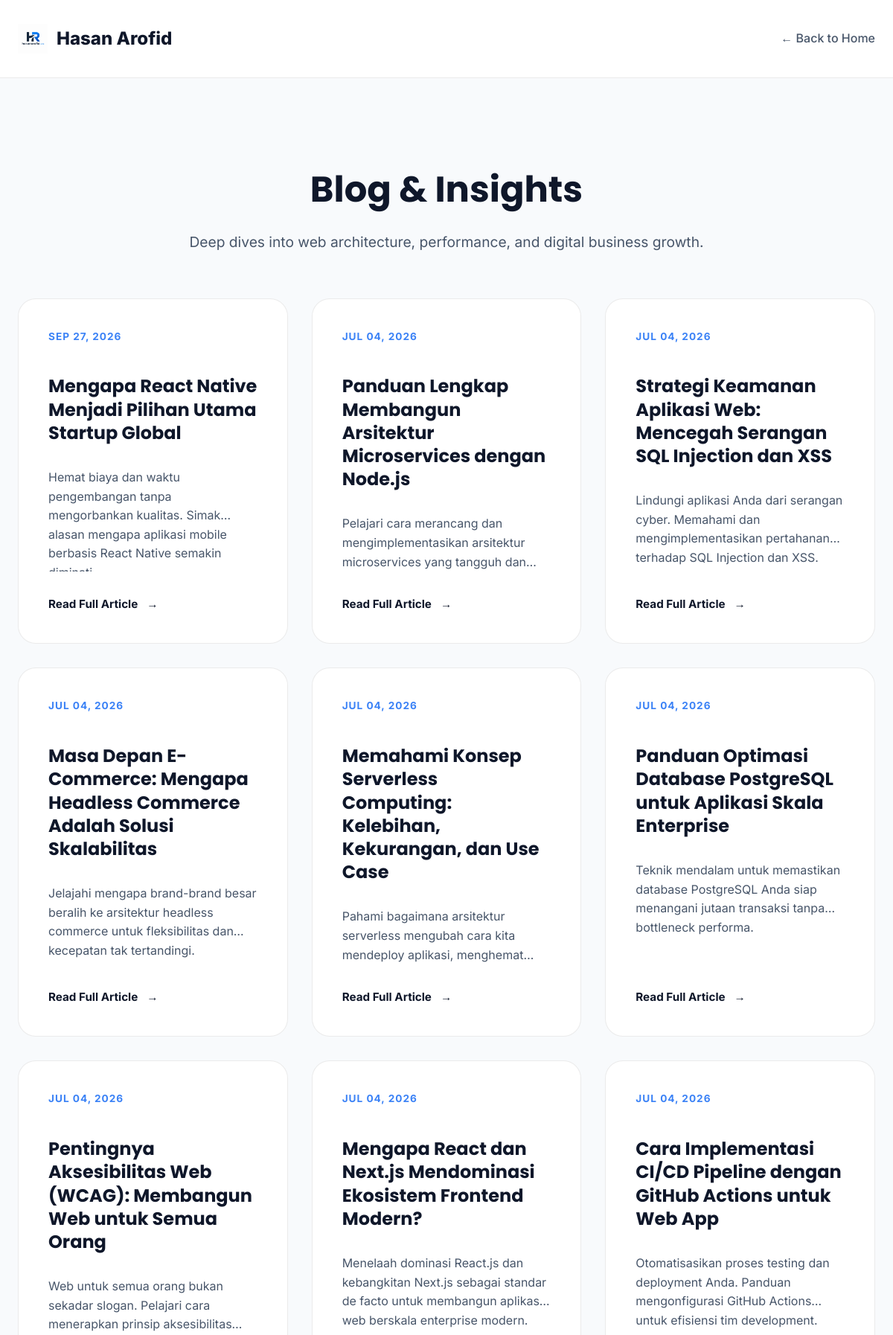
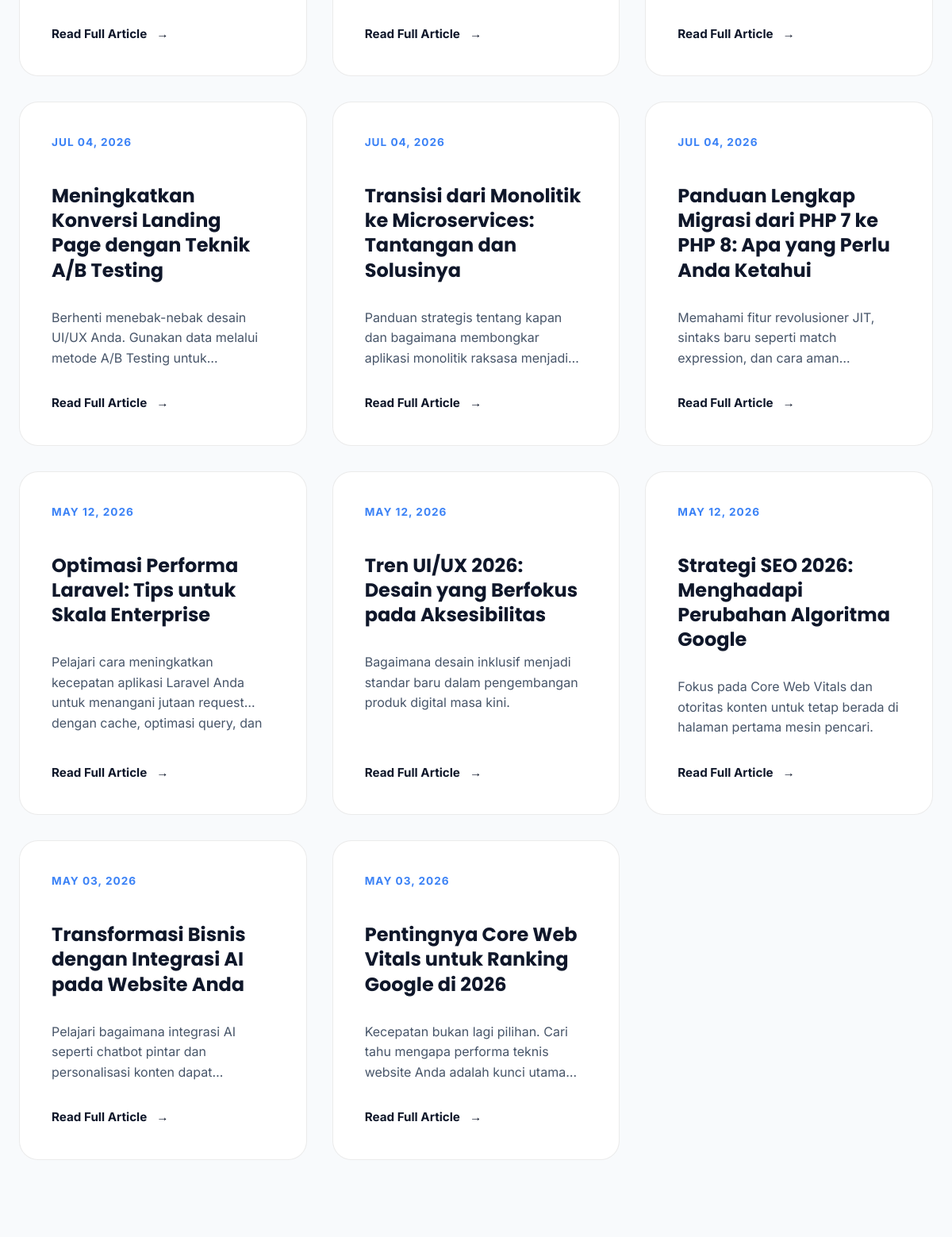
The app's page /articles.php (upper part) with its own data (2 pictures, top to bottom).
### tables this page shows
CREATE TABLE articles (id INTEGER PRIMARY KEY AUTOINCREMENT, title TEXT, slug TEXT UNIQUE, content TEXT, excerpt TEXT, meta_title TEXT, meta_description TEXT, image_url TEXT, created_at DATETIME DEFAULT (datetime('now')), status TEXT DEFAULT 'published');

### articles.php (the view, shortened to what this page needs)
<?php
$dbFile = __DIR__ . '/stats.db';
try {
    $db = new PDO('sqlite:' . $dbFile);
    $db->setAttribute(PDO::ATTR_ERRMODE, PDO::ERRMODE_EXCEPTION);
    $articles = $db->query("SELECT * FROM articles WHERE status = 'published' ORDER BY created_at DESC")->fetchAll(PDO::FETCH_ASSOC);
} catch (PDOException $e) { die("Database connection failed."); }
$lang = $_SESSION['lang'] ?? 'en';
$translations = [
    'en' => [
        'title' => 'Blog & Insights',
        'subtitle' => 'Deep dives into web architecture, performance, and digital business growth.',
        'back' => 'Back to Home',
        'read_more' => 'Read Full Article',
        'no_articles' => 'No articles found.'
    ],
    'id' => [
        'title' => 'Blog & Wawasan',
        'subtitle' => 'Pembahasan mendalam tentang arsitektur web, performa, dan pertumbuhan bisnis digital.',
        'back' => 'Kembali ke Beranda',
        'read_more' => 'Baca Selengkapnya',
        'no_articles' => 'Tidak ada artikel ditemukan.'
    ]
];
$t = $translations[$lang];
?>
<!DOCTYPE html>
<html lang="<?= $lang ?>">
<head>
</head>
<body>
    <nav>
        <div class="container nav-content">
            <a href="/" class="logo">
                <img src="images/logohasanarofid.png" alt="Logo">
                <span>Hasan Arofid</span>
            </a>
            <a href="/" class="back-link">← <?= $t['back'] ?></a>
        </div>
    </nav>
    <div class="container">
        <header>
            <h1><?= $t['title'] ?></h1>
            <p class="subtitle"><?= $t['subtitle'] ?></p>
        </header>
        <div class="article-grid">
            <?php if (empty($articles)): ?>
                <p style="text-align: center; grid-column: 1/-1; padding: 40px; color: var(--text-muted);"><?= $t['no_articles'] ?></p>
            <?php else: ?>
                <?php foreach ($articles as $a): ?>
                <a href="/blog/<?= $a['slug'] ?>" class="article-card">
                    <span class="article-date"><?= date('M d, Y', strtotime($a['created_at'])) ?></span>
                    <h3><?= htmlspecialchars($a['title']) ?></h3>
                    <p><?= htmlspecialchars($a['excerpt']) ?></p>
                    <span class="article-link"><?= $t['read_more'] ?> <span>→</span></span>
                </a>
                <?php endforeach; ?>
            <?php endif; ?>
        </div>
    </div>
</body>
</html>

### articles.php (style rules this page uses)
:root { --bg: #f8fafc; --surface: #ffffff; --border: rgba(0,0,0,0.08); --text: #0f172a; --text-muted: #475569; --accent: #3b82f6; --gradient: linear-gradient(135deg, #3b82f6 0%, #8b5cf6 100%); }
body { font-family: 'Inter', sans-serif; background: var(--bg); color: var(--text); line-height: 1.6; margin: 0; padding: 0; }
.container { max-width: 1200px; margin: 0 auto; padding: 0 24px; }
nav { padding: 32px 0; border-bottom: 1px solid var(--border); background: var(--surface); position: sticky; top: 0; z-index: 100; }
.nav-content { display: flex; justify-content: space-between; align-items: center; }
.logo { font-weight: 800; font-size: 1.5rem; text-decoration: none; color: inherit; display: flex; align-items: center; gap: 12px; }
.logo img { height: 40px; }
.back-link { color: var(--text-muted); text-decoration: none; font-weight: 500; transition: 0.2s; }
header { padding: 80px 0 60px; text-align: center; }
h1 { font-family: 'Poppins', sans-serif; font-size: 3rem; margin-bottom: 16px; }
.subtitle { color: var(--text-muted); font-size: 1.2rem; max-width: 700px; margin: 0 auto; }
.article-grid { display: grid; grid-template-columns: repeat(auto-fit, minmax(350px, 1fr)); gap: 32px; padding-bottom: 100px; }
.article-card { background: var(--surface); border: 1px solid var(--border); border-radius: 24px; padding: 40px; transition: 0.4s cubic-bezier(0.4, 0, 0.2, 1); text-decoration: none; color: inherit; display: flex; flex-direction: column; position: relative; overflow: hidden; }
.article-card::after { content: ''; position: absolute; top: 0; left: 0; width: 100%; height: 4px; background: var(--gradient); opacity: 0; transition: 0.3s; }
.article-date { font-size: 0.85rem; color: var(--accent); font-weight: 700; text-transform: uppercase; letter-spacing: 1px; margin-bottom: 16px; display: block; }
.article-card h3 { font-size: 1.5rem; margin-bottom: 16px; line-height: 1.3; font-family: 'Poppins', sans-serif; }
.article-card p { font-size: 1rem; color: var(--text-muted); margin-bottom: 32px; flex-grow: 1; display: -webkit-box; -webkit-line-clamp: 3; -webkit-box-orient: vertical; overflow: hidden; }
.article-link { color: var(--text); font-weight: 700; font-size: 0.95rem; display: flex; align-items: center; gap: 12px; transition: 0.3s; }

### records on screen
articles: created_at "SEP 27, 2026", title "Mengapa React Native Menjadi Pilihan Utama Startup Global", excerpt "Hemat biaya dan waktu pengembangan tanpa mengorbankan kualitas. Simak alasan mengapa aplikasi mobile berbasis React Native…"
articles: created_at "JUL 04, 2026", title "Panduan Lengkap Membangun Arsitektur Microservices dengan Node.js", excerpt "Pelajari cara merancang dan mengimplementasikan arsitektur microservices yang tangguh…"
articles: created_at "JUL 04, 2026", title "Strategi Keamanan Aplikasi Web: Mencegah Serangan SQL Injection dan XSS", excerpt "Lindungi aplikasi Anda dari serangan cyber. Memahami dan mengimplementasikan pertahanan terhadap SQL Injection dan XSS."
articles: created_at "JUL 04, 2026", title "Masa Depan E-Commerce: Mengapa Headless Commerce Adalah Solusi Skalabilitas", excerpt "Jelajahi mengapa brand-brand besar beralih ke arsitektur headless commerce untuk fleksibilitas dan kecepatan tak tertandingi."
articles: created_at "JUL 04, 2026", title "Memahami Konsep Serverless Computing: Kelebihan, Kekurangan, dan Use Case", excerpt "Pahami bagaimana arsitektur serverless mengubah cara kita mendeploy aplikasi,…"
articles: created_at "JUL 04, 2026", title "Panduan Optimasi Database PostgreSQL untuk Aplikasi Skala Enterprise", excerpt "Teknik mendalam untuk memastikan database PostgreSQL Anda siap menangani jutaan transaksi tanpa bottleneck performa."
articles: created_at "JUL 04, 2026", title "Pentingnya Aksesibilitas Web (WCAG): Membangun Web untuk Semua Orang", excerpt "Web untuk semua orang bukan sekadar slogan. Pelajari cara menerapkan prinsip…"
articles: created_at "JUL 04, 2026", title "Mengapa React dan Next.js Mendominasi Ekosistem Frontend Modern?", excerpt "Menelaah dominasi React.js dan kebangkitan Next.js sebagai standar de facto untuk membangun aplikasi web berskala enterprise modern."
articles: created_at "JUL 04, 2026", title "Cara Implementasi CI/CD Pipeline dengan GitHub Actions untuk Web App", excerpt "Otomatisasikan proses testing dan deployment Anda. Panduan mengonfigurasi GitHub Actions untuk efisiensi tim development."
articles: created_at "JUL 04, 2026", title "Meningkatkan Konversi Landing Page dengan Teknik A/B Testing", excerpt "Berhenti menebak-nebak desain UI/UX Anda. Gunakan data melalui metode A/B Testing…"
articles: created_at "JUL 04, 2026", title "Transisi dari Monolitik ke Microservices: Tantangan dan Solusinya", excerpt "Panduan strategis tentang kapan dan bagaimana membongkar aplikasi monolitik raksasa…"
articles: created_at "JUL 04, 2026", title "Panduan Lengkap Migrasi dari PHP 7 ke PHP 8: Apa yang Perlu Anda Ketahui", excerpt "Memahami fitur revolusioner JIT, sintaks baru seperti match expression, dan cara…"
articles: created_at "MAY 12, 2026", title "Optimasi Performa Laravel: Tips untuk Skala Enterprise", excerpt "Pelajari cara meningkatkan kecepatan aplikasi Laravel Anda untuk menangani jutaan request dengan cache, optimasi query,…"
articles: created_at "MAY 12, 2026", title "Tren UI/UX 2026: Desain yang Berfokus pada Aksesibilitas", excerpt "Bagaimana desain inklusif menjadi standar baru dalam pengembangan produk digital masa kini."
articles: created_at "MAY 12, 2026", title "Strategi SEO 2026: Menghadapi Perubahan Algoritma Google", excerpt "Fokus pada Core Web Vitals dan otoritas konten untuk tetap berada di halaman pertama mesin pencari."
articles: created_at "MAY 03, 2026", title "Transformasi Bisnis dengan Integrasi AI pada Website Anda", excerpt "Pelajari bagaimana integrasi AI seperti chatbot pintar dan personalisasi konten…"
articles: created_at "MAY 03, 2026", title "Pentingnya Core Web Vitals untuk Ranking Google di 2026", excerpt "Kecepatan bukan lagi pilihan. Cari tahu mengapa performa teknis website Anda adalah kunci…"

### other values on screen
$t['back'] "Back to Home"
$t['title'] "Blog & Insights"
$t['subtitle'] "Deep dives into web architecture, performance, and digital business growth."
